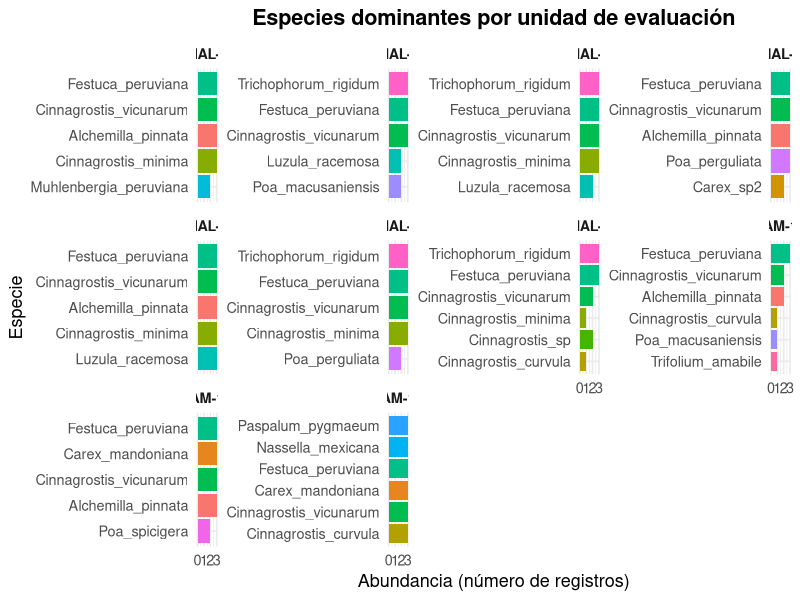

The R source for this figure:
#1LEER
datos <- read.table("distribucion.csv", header = TRUE, sep = ";", dec = ".")
datos <- datos[, c("Evaluation_unit", "Transect", "Cover", "Date", "Family",
                   "Genus", "Species_individual", "Reference_altitude",
                   "UTM_zone", "Easting_coord", "Northing_coord", "Altitude")]

# 2. Convertir tipos de datos
datos$Easting_coord <- as.numeric(datos$Easting_coord)
datos$Northing_coord <- as.numeric(datos$Northing_coord)
datos$Altitude <- as.numeric(datos$Altitude)

datos$Transect <- as.factor(datos$Transect)
datos$Genus <- as.factor(datos$Genus)
datos$Species_individual <- as.factor(datos$Species_individual)
datos$Family <- as.factor(datos$Family)

# 3. Instalar y cargar librerías necesarias
#install.packages(c("ggplot2", "dplyr", "ggrepel"))
library(ggplot2)
library(dplyr)
library(ggrepel)

# 4. Verificar la estructura del dataset
str(datos)
summary(datos)

# 5. Calcular las especies más dominantes
library(dplyr)
library(ggplot2)

# Calcular abundancia de especies por unidad
abundancia_especies <- datos %>%
  group_by(Evaluation_unit, Species_individual) %>%
  summarise(Abundancia = n(), .groups = "drop")

# Seleccionar las especies dominantes (las 5 más abundantes por unidad)
especies_dominantes_unidad <- abundancia_especies %>%
  group_by(Evaluation_unit) %>%
  slice_max(order_by = Abundancia, n = 5) %>%
  ungroup()
print(especies_dominantes_unidad)
#  Graficar
ggplot(especies_dominantes_unidad, 
       aes(x = reorder(Species_individual, Abundancia), 
           y = Abundancia, fill = Species_individual)) +
  geom_col(show.legend = FALSE) +
  facet_wrap(~ Evaluation_unit, scales = "free_y") +
  coord_flip() +
  labs(
    title = "Especies dominantes por unidad de evaluación",
    x = "Especie",
    y = "Abundancia (número de registros)"
  ) +
  theme_minimal(base_size = 13) +
  theme(
    strip.text = element_text(face = "bold"),
    plot.title = element_text(hjust = 0.5, face = "bold")
  )


